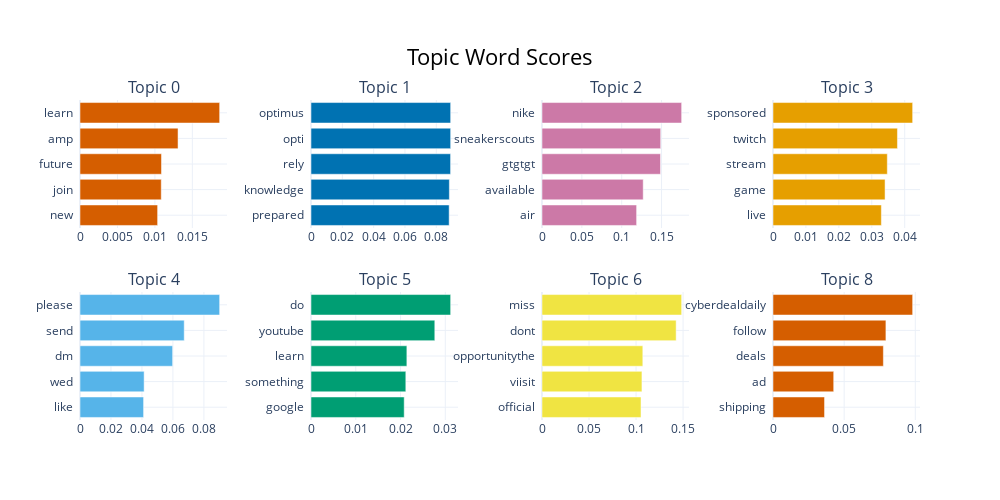

Source (notebook cell):
### Code cell
model.visualize_barchart()

### Figure 1 — Plotly figure (JSON) as saved in the notebook; plotly's stock layout.template omitted (floating-point values rounded to 4 significant figures)
{"data": [{"marker": {"color": "#D55E00"}, "orientation": "h", "type": "bar", "x": [0.01036, 0.01085, 0.01088, 0.01309, 0.01865], "xaxis": "x", "y": ["new  ", "join  ", "future  ", "amp  ", "learn  "], "yaxis": "y"}, {"marker": {"color": "#0072B2"}, "orientation": "h", "type": "bar", "x": [0.0882, 0.08833, 0.0891, 0.08916, 0.08916], "xaxis": "x2", "y": ["prepared  ", "knowledge  ", "rely  ", "opti  ", "optimus  "], "yaxis": "y2"}, {"marker": {"color": "#CC79A7"}, "orientation": "h", "type": "bar", "x": [0.1187, 0.127, 0.1487, 0.1489, 0.1752], "xaxis": "x3", "y": ["air  ", "available  ", "gtgtgt  ", "sneakerscouts  ", "nike  "], "yaxis": "y3"}, {"marker": {"color": "#E69F00"}, "orientation": "h", "type": "bar", "x": [0.03291, 0.03403, 0.03471, 0.03779, 0.04241], "xaxis": "x4", "y": ["live  ", "game  ", "stream  ", "twitch  ", "sponsored  "], "yaxis": "y4"}, {"marker": {"color": "#56B4E9"}, "orientation": "h", "type": "bar", "x": [0.04106, 0.0414, 0.05981, 0.0673, 0.09016], "xaxis": "x5", "y": ["like  ", "wed  ", "dm  ", "send  ", "please  "], "yaxis": "y5"}, {"marker": {"color": "#009E73"}, "orientation": "h", "type": "bar", "x": [0.02082, 0.02119, 0.02142, 0.02766, 0.0312], "xaxis": "x6", "y": ["google  ", "something  ", "learn  ", "youtube  ", "do  "], "yaxis": "y6"}, {"marker": {"color": "#F0E442"}, "orientation": "h", "type": "bar", "x": [0.1053, 0.1063, 0.1072, 0.1426, 0.1485], "xaxis": "x7", "y": ["official  ", "viisit  ", "opportunitythe  ", "dont  ", "miss  "], "yaxis": "y7"}, {"marker": {"color": "#D55E00"}, "orientation": "h", "type": "bar", "x": [0.03622, 0.04266, 0.07756, 0.07935, 0.09814], "xaxis": "x8", "y": ["shipping  ", "ad  ", "deals  ", "follow  ", "cyberdealdaily  "], "yaxis": "y8"}], "layout": {"annotations": [{"font": {"size": 16}, "showarrow": false, "text": "Topic 0", "x": 0.0875, "xanchor": "center", "xref": "paper", "y": 1, "yanchor": "bottom", "yref": "paper"}, {"font": {"size": 16}, "showarrow": false, "text": "Topic 1", "x": 0.3625, "xanchor": "center", "xref": "paper", "y": 1, "yanchor": "bottom", "yref": "paper"}, {"font": {"size": 16}, "showarrow": false, "text": "Topic 2", "x": 0.6375, "xanchor": "center", "xref": "paper", "y": 1, "yanchor": "bottom", "yref": "paper"}, {"font": {"size": 16}, "showarrow": false, "text": "Topic 3", "x": 0.9125, "xanchor": "center", "xref": "paper", "y": 1, "yanchor": "bottom", "yref": "paper"}, {"font": {"size": 16}, "showarrow": false, "text": "Topic 4", "x": 0.0875, "xanchor": "center", "xref": "paper", "y": 0.4, "yanchor": "bottom", "yref": "paper"}, {"font": {"size": 16}, "showarrow": false, "text": "Topic 5", "x": 0.3625, "xanchor": "center", "xref": "paper", "y": 0.4, "yanchor": "bottom", "yref": "paper"}, {"font": {"size": 16}, "showarrow": false, "text": "Topic 6", "x": 0.6375, "xanchor": "center", "xref": "paper", "y": 0.4, "yanchor": "bottom", "yref": "paper"}, {"font": {"size": 16}, "showarrow": false, "text": "Topic 8", "x": 0.9125, "xanchor": "center", "xref": "paper", "y": 0.4, "yanchor": "bottom", "yref": "paper"}], "height": 500, "hoverlabel": {"bgcolor": "white", "font": {"family": "Rockwell", "size": 16}}, "showlegend": false, "title": {"font": {"color": "Black", "size": 22}, "text": "Topic Word Scores", "x": 0.5, "xanchor": "center", "yanchor": "top"}, "width": 1000, "xaxis": {"anchor": "y", "domain": [0, 0.175], "showgrid": true}, "xaxis2": {"anchor": "y2", "domain": [0.275, 0.45], "showgrid": true}, "xaxis3": {"anchor": "y3", "domain": [0.55, 0.725], "showgrid": true}, "xaxis4": {"anchor": "y4", "domain": [0.825, 1], "showgrid": true}, "xaxis5": {"anchor": "y5", "domain": [0, 0.175], "showgrid": true}, "xaxis6": {"anchor": "y6", "domain": [0.275, 0.45], "showgrid": true}, "xaxis7": {"anchor": "y7", "domain": [0.55, 0.725], "showgrid": true}, "xaxis8": {"anchor": "y8", "domain": [0.825, 1], "showgrid": true}, "yaxis": {"anchor": "x", "domain": [0.6, 1], "showgrid": true}, "yaxis2": {"anchor": "x2", "domain": [0.6, 1], "showgrid": true}, "yaxis3": {"anchor": "x3", "domain": [0.6, 1], "showgrid": true}, "yaxis4": {"anchor": "x4", "domain": [0.6, 1], "showgrid": true}, "yaxis5": {"anchor": "x5", "domain": [0, 0.4], "showgrid": true}, "yaxis6": {"anchor": "x6", "domain": [0, 0.4], "showgrid": true}, "yaxis7": {"anchor": "x7", "domain": [0, 0.4], "showgrid": true}, "yaxis8": {"anchor": "x8", "domain": [0, 0.4], "showgrid": true}}}
